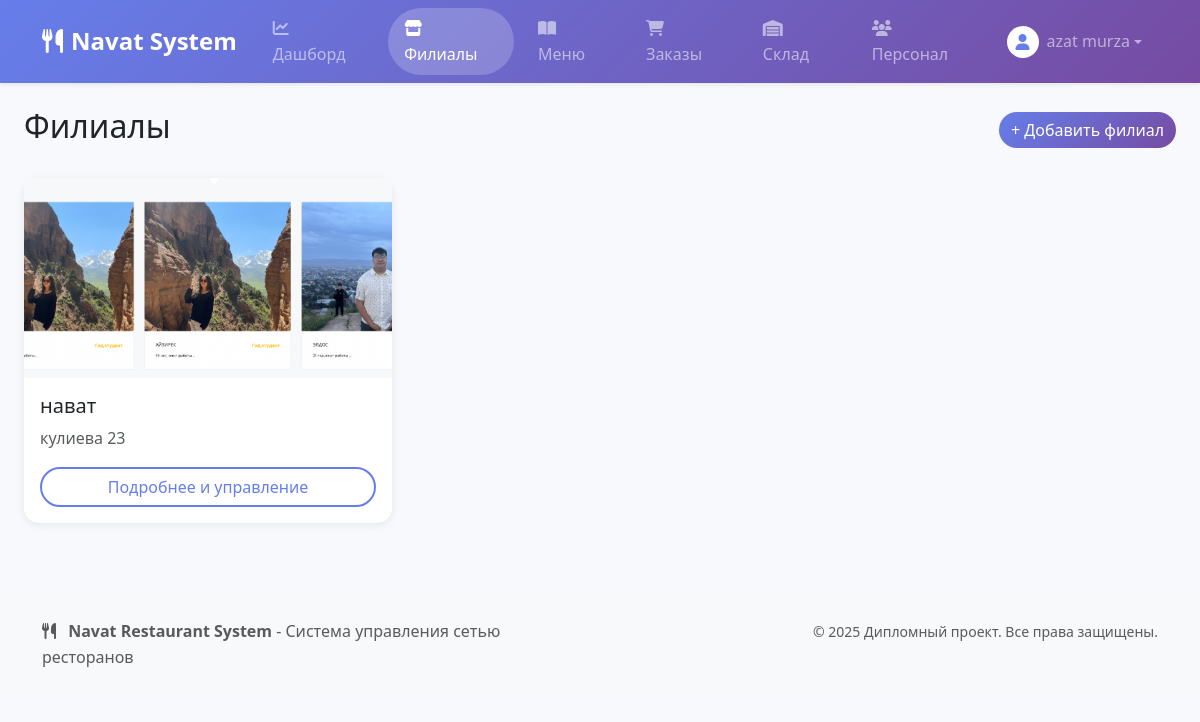
Screenshot of /restaurants/ (signed in) with the database file from the repository.
### apps/accounts/models.py (models this page shows, shortened)
class CustomUser(AbstractUser):
    class Role(models.TextChoices):
        ADMIN = 'ADMIN', 'Администратор системы'
        MANAGER = 'MANAGER', 'Менеджер филиала'
        STAFF = 'STAFF', 'Рядовой сотрудник'
    email = models.EmailField('адрес электронной почты', unique=True)
    role = models.CharField('Роль', max_length=50, choices=Role.choices, default=Role.STAFF)
    USERNAME_FIELD = 'email'
    REQUIRED_FIELDS = ['username', 'first_name', 'last_name']
    class Meta:
        verbose_name = 'Пользователь'
        verbose_name_plural = 'Пользователи'

### apps/restaurants/models.py (models this page shows, shortened)
class Restaurant(models.Model):
    name = models.CharField('Название филиала', max_length=100)
    address = models.CharField('Адрес', max_length=255)
    phone_number = models.CharField('Телефон', max_length=20)
    image = models.ImageField('Фотография ресторана', upload_to='restaurants_images/', blank=True, null=True)
    class Meta:
        verbose_name = 'Ресторан'
        verbose_name_plural = 'Рестораны'
        ordering = ['name']

### apps/restaurants/views.py (the view)
# urls.py: path('', views.RestaurantListView.as_view(), name='list'),
class RestaurantListView(LoginRequiredMixin, ListView):
    model = Restaurant  # Какую модель используем
    template_name = 'restaurants/list.html'  # Какой шаблон для этого нужен
    context_object_name = 'restaurants'  # Под каким именем передать список в шаблон

### templates/restaurants/list.html (shortened to what this page needs)
{% extends "base.html" %}
{% block content %}
<div class="d-flex justify-content-between align-items-center mb-4">
    <h1 class="h2">Филиалы</h1>
    <a href="{% url 'restaurants:create' %}" class="btn btn-primary">
        + Добавить филиал
    </a>
</div>
<div class="row">
    {% for restaurant in restaurants %}
    <div class="col-md-6 col-lg-4 mb-4">
        <div class="card h-100">
            {% if restaurant.image %}
                <img src="{{ restaurant.image.url }}" class="card-img-top" alt="{{ restaurant.name }}" style="height: 200px; object-fit: cover;">
            {% else %}
                <img src="https://via.placeholder.com/400x200.png?text=Navat" class="card-img-top" alt="No image">
            {% endif %}
            <div class="card-body d-flex flex-column">
                <h5 class="card-title">{{ restaurant.name }}</h5>
                <p class="card-text text-muted">{{ restaurant.address }}</p>
                <a href="{% url 'restaurants:detail' pk=restaurant.pk %}" class="btn btn-outline-primary mt-auto">Подробнее и управление</a>
            </div>
        </div>
    </div>
    {% empty %}
        <div class="col">
            <p class="text-center">В системе пока нет ни одного филиала. <a href="{% url 'restaurants:create' %}">Самое время добавить первый!</a></p>
        </div>
    {% endfor %}
</div>
{% endblock %}

### templates/base.html (shortened to what this page needs)
{% load static %}
<!DOCTYPE html>
<html lang="ru">
<head>
    <link href="https://cdn.jsdelivr.net/npm/bootstrap@5.3.2/dist/css/bootstrap.min.css" rel="stylesheet">
    <link rel="stylesheet" href="https://cdnjs.cloudflare.com/ajax/libs/font-awesome/6.4.0/css/all.min.css">
    <link rel="stylesheet" href="{% static 'css/base.css' %}">
</head>
<body>
    <nav class="navbar navbar-expand-lg navbar-dark shadow-sm" style="background: linear-gradient(135deg, #667eea 0%, #764ba2 100%);">
        <div class="container">
            <a class="navbar-brand fw-bold" href="{% url 'analytics:dashboard' %}">
                <i class="fas fa-utensils me-2"></i>Navat System
            </a>
            <div class="collapse navbar-collapse" id="navbarNav">
                {% if user.is_authenticated %}
                <ul class="navbar-nav me-auto">
                    <li class="nav-item">
                        <a class="nav-link px-3 rounded-pill mx-1 {% if request.resolver_match.namespace == 'analytics' %}active{% endif %}" href="{% url 'analytics:dashboard' %}">
                            <i class="fas fa-chart-line me-1"></i>Дашборд
                        </a>
                    </li>
                    <li class="nav-item">
                        <a class="nav-link px-3 rounded-pill mx-1 {% if request.resolver_match.namespace == 'restaurants' %}active{% endif %}" href="{% url 'restaurants:list' %}">
                            <i class="fas fa-store me-1"></i>Филиалы
                        </a>
                    </li>
                    <li class="nav-item">
                        <a class="nav-link px-3 rounded-pill mx-1 {% if request.resolver_match.namespace == 'menu' %}active{% endif %}" href="{% url 'menu:list' %}">
                            <i class="fas fa-book-open me-1"></i>Меню
                        </a>
                    </li>
                    <li class="nav-item">
                        <a class="nav-link px-3 rounded-pill mx-1 {% if request.resolver_match.namespace == 'orders' %}active{% endif %}" href="{% url 'orders:list' %}">
                            <i class="fas fa-shopping-cart me-1"></i>Заказы
                        </a>
                    </li>
                    <li class="nav-item">
                        <a class="nav-link px-3 rounded-pill mx-1 {% if request.resolver_match.namespace == 'inventory' %}active{% endif %}" href="{% url 'inventory:dashboard' %}">
                            <i class="fas fa-warehouse me-1"></i>Склад
                        </a>
                    </li>
                    <li class="nav-item">
                        <a class="nav-link px-3 rounded-pill mx-1 {% if request.resolver_match.namespace == 'staff' %}active{% endif %}" href="{% url 'staff:list' %}">
                            <i class="fas fa-users me-1"></i>Персонал
                        </a>
                    </li>
                </ul>
                <ul class="navbar-nav">
                    <li class="nav-item dropdown">
                        <a class="nav-link dropdown-toggle d-flex align-items-center px-3 rounded-pill" href="#" role="button" data-bs-toggle="dropdown" aria-expanded="false">
                            <div class="bg-white rounded-circle me-2 d-flex align-items-center justify-content-center" style="width: 32px; height: 32px;">
                                <i class="fas fa-user text-primary"></i>
                            </div>
                            <span class="d-none d-md-inline">{{ user.get_full_name|default:user.username }}</span>
                        </a>
                    </li>
                </ul>
                {% endif %}
            </div>
        </div>
    </nav>
    <main class="container-fluid px-4 mt-4">
        {% block content %}
        {% endblock %}
    </main>
    <footer class="mt-5 py-4 bg-light">
        <div class="container">
            <div class="row">
                <div class="col-md-6">
                    <p class="mb-0 text-muted">
                        <i class="fas fa-utensils me-2"></i>
                        <strong>Navat Restaurant System</strong> - Система управления сетью ресторанов
                    </p>
                </div>
                <div class="col-md-6 text-md-end">
                    <small class="text-muted">
                        © 2025 Дипломный проект. Все права защищены.
                    </small>
                </div>
            </div>
        </div>
    </footer>
</body>
</html>

### static/css/base.css (style rules this page uses)
body { background-color: #f8f9fc; font-family: 'Segoe UI', Tahoma, Geneva, Verdana, sans-serif; line-height: 1.6; }
.navbar-brand { font-size: 1.5rem; font-weight: 700; text-decoration: none; }
.nav-link { transition: all 0.3s ease; text-decoration: none; }
.card { border: none; border-radius: 15px; transition: transform 0.2s ease, box-shadow 0.2s ease; box-shadow: 0 2px 10px rgba(0, 0, 0, 0.08); }
.btn { border-radius: 25px; font-weight: 500; transition: all 0.3s ease; text-decoration: none; }
.btn-primary { background: linear-gradient(135deg, #667eea 0%, #764ba2 100%); border: none; }
.btn-outline-primary { border: 2px solid #667eea; color: #667eea; }
.rounded-pill { border-radius: 50rem !important; }
.shadow-sm { box-shadow: 0 0.125rem 0.25rem rgba(0, 0, 0, 0.075) !important; }
.text-primary { color: #667eea !important; }

### templates/base.html (style rules this page uses)
body { background-color: #f8f9fc; font-family: 'Segoe UI', Tahoma, Geneva, Verdana, sans-serif; }
.navbar-brand { font-size: 1.5rem; font-weight: 700; }
.card { transition: transform 0.2s ease, box-shadow 0.2s ease; }
.btn-primary { background: linear-gradient(135deg, #667eea 0%, #764ba2 100%); border: none; transition: all 0.3s ease; }
.nav-link.active { background-color: rgba(255, 255, 255, 0.2) !important; }

### rows the page displays
CustomUser: get_full_name "azat murza"
Restaurant: image (picture), name "нават", address "кулиева 23"
